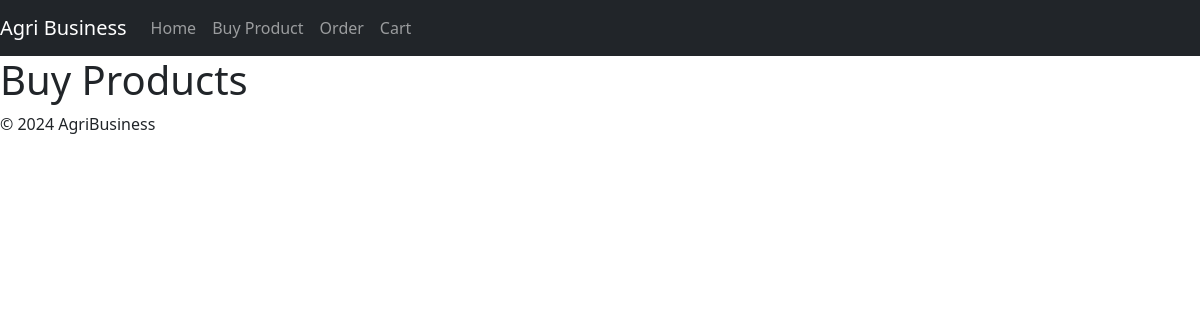
The page /market/ on the database as committed earlier.
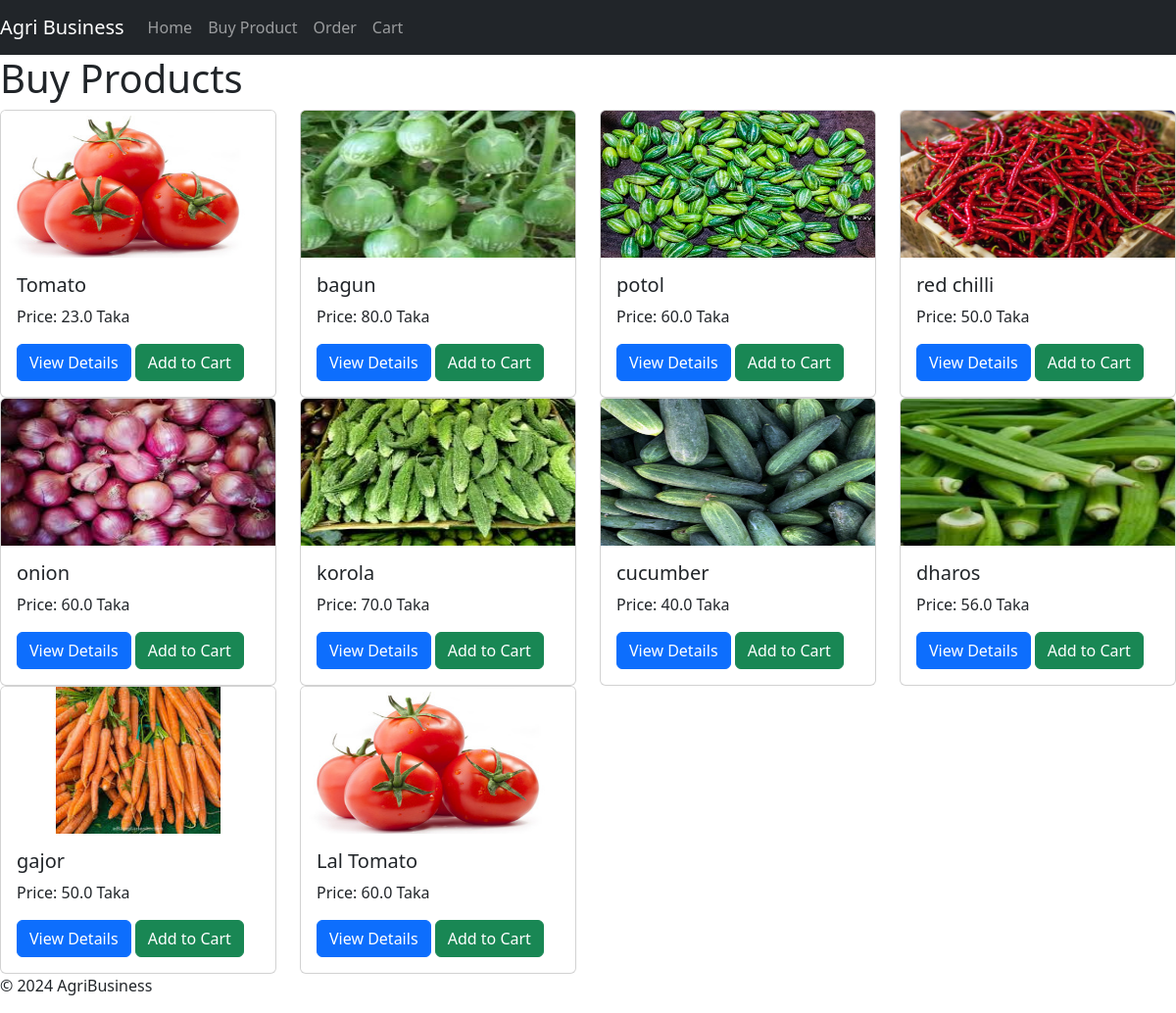
The same page on the database as committed later.
### dashboard/models.py (models this page shows, shortened)
class Product(models.Model):
    id= models.AutoField(primary_key=True)
    product_name = models.CharField(max_length=255)
    price = models.FloatField()
    image = models.ImageField(blank=True,null=True, upload_to='products/')

### buyer/views.py (the view)
# urls.py: path('market/',b_view.market, name ='market'),
def market(request):
    products = Product.objects.all()
    return render(request, 'market.html', {'products': products})

### buyer/templates/market.html (shortened to what this page needs)
{% extends 'dashboard_buyer.html' %}
{% block content %}
    <h1>Buy Products</h1>
    <div class="row">
        {% for product in products %}
        <div class="col-md-3">
          <div class="card">
            <img src="{{ product.image.url }}" class="card-img-top" alt="{{ product.product_name }}" height="150px" width="150px">
            <div class="card-body">
                <h5 class="card-title">{{ product.product_name }}</h5>
                <p class="card-text">Price: {{ product.price }} Taka</p>
                <a href="/market/product-details/{{ product.id }}" class="btn btn-primary">View Details</a>
                <a href="/cart/add/{{ product.id }}" class="btn btn-success ">Add to Cart</a>
            </div>
        </div>
        </div>
        {% endfor %}
    </div>
{% endblock %}

### buyer/templates/dashboard_buyer.html (shortened to what this page needs)
<!DOCTYPE html>
<html>
<head>
      <link href="https://cdn.jsdelivr.net/npm/bootstrap@5.3.3/dist/css/bootstrap.min.css" rel="stylesheet">
</head>
<body>
<nav class="navbar navbar-expand navbar-dark bg-dark">
  <a class="navbar-brand" href="/">Agri Business</a>
  <div class="collapse navbar-collapse" id="navbarText">
    <ul class="navbar-nav mr-auto">
      <li class="nav-item active">
        <a class="nav-link" href="/">Home </a>
      </li>
      <li class="nav-item">
        <a class="nav-link" href="/market/">Buy Product</a>
      </li>
       <li class="nav-item">
        <a class="nav-link" href="/order">Order</a>
      </li>
       <li class="nav-item">
        <a class="nav-link" href="/cart">Cart</a>
      </li>
    </ul>
  </div>
</nav>
<main>
    {% block content %}{% endblock %}
</main>
<footer>
    <p>&copy; 2024 AgriBusiness</p>
</footer>
</body>
</html>

Rows that differ between the two databases and show on the page:
added Product: image (picture), product_name "Tomato", price "23.0"
added Product: image (picture), product_name "bagun", price "80.0"
added Product: image (picture), product_name "potol", price "60.0"
added Product: image (picture), product_name "red chilli", price "50.0"
added Product: image (picture), product_name "onion", price "60.0"
added Product: image (picture), product_name "korola", price "70.0"
added Product: image (picture), product_name "cucumber", price "40.0"
added Product: image (picture), product_name "dharos", price "56.0"
added Product: image (picture), product_name "gajor", price "50.0"
added Product: image (picture), product_name "Lal Tomato", price "60.0"
